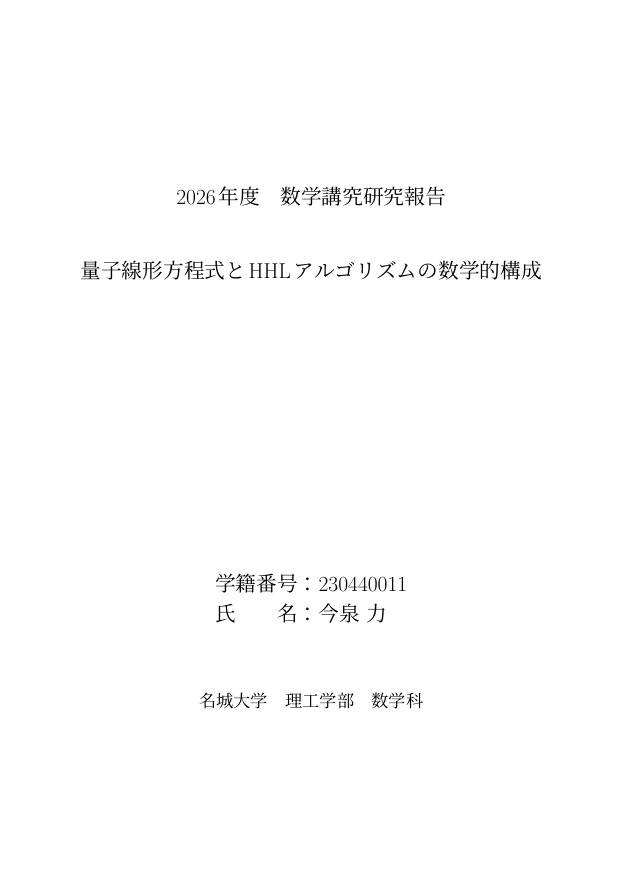
#> input picture thesis/tmp/pdfs/requirements-20260924/page-01.png, 621 x 877 px; its folder holds only this picture in this run
$ python review_pages.py
#> lines starting #> are read from the running program, lines starting #| are printed output that depends on the picture
from pathlib import Path
from PIL import Image, ImageDraw

directory = Path(__file__).resolve().parent
pages = sorted(directory.glob('page-*.png'))
for start in range(0, len(pages), 8):
    batch = pages[start:start + 8]
    sheet = Image.new('RGB', (1244, 908), 'white')
#> sheet: PIL image 1244x908 RGB; every value is 255
    draw = ImageDraw.Draw(sheet)
    for offset, page in enumerate(batch):
        with Image.open(page) as source:
#> source is the input picture: PIL image 621x877 RGB; min 0, max 255, mean 252.9
            thumbnail = source.copy()
        thumbnail.thumbnail((301, 422))
        x = (offset % 4) * 311 + 5
        y = (offset // 4) * 454 + 24
        sheet.paste(thumbnail, (x, y))
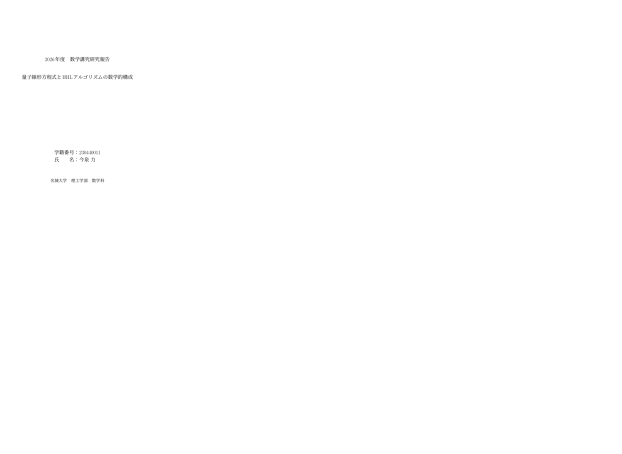
#> sheet: PIL image 1244x908 RGB (shown at 1/2 size); min 24, max 255, mean 254.8
        draw.text((x + 8, y - 18), f'PDF page {start + offset + 1}', fill='black')
    output = directory / f'overview-{start // 8 + 1}.png'
    sheet.save(output)
    print(output.name)

$ run again, on thesis/tmp/pdfs/requirements-20260924/page-05.png
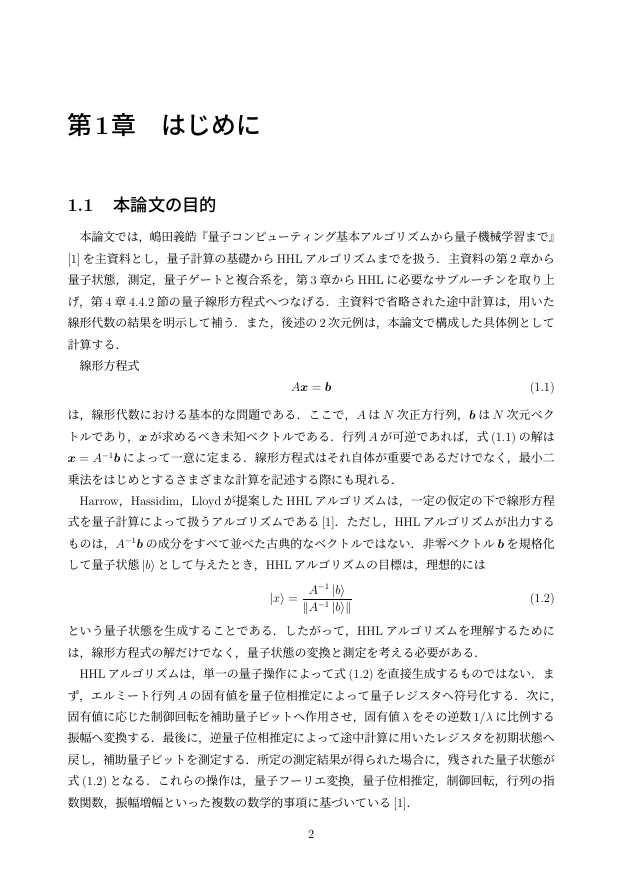
#> input picture thesis/tmp/pdfs/requirements-20260924/page-05.png, 621 x 877 px
#> source is the input picture: PIL image 621x877 RGB; min 0, max 255, mean 245.3
#> `thumbnail.thumbnail((301, 422))`:
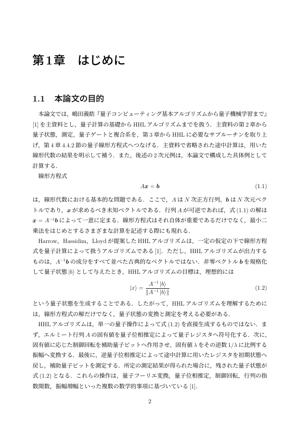
#> thumbnail: PIL image 299x422 RGB; min 0, max 255, mean 245
#> `sheet.paste(thumbnail, (x, y))`:
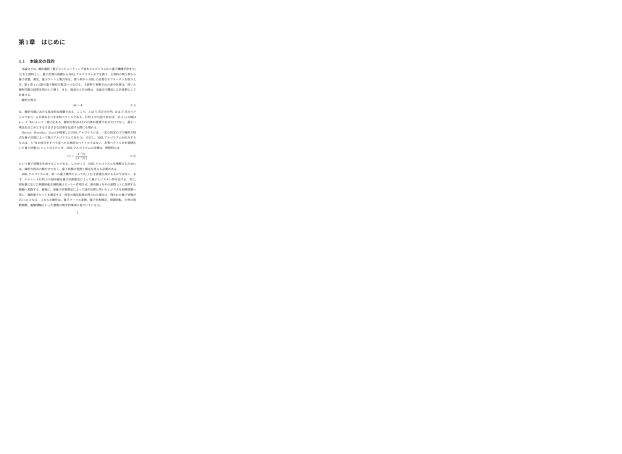
#> sheet: PIL image 1244x908 RGB (shown at 1/2 size); min 0, max 255, mean 253.9

$ run again, on thesis/tmp/pdfs/requirements-20260924/page-06.png
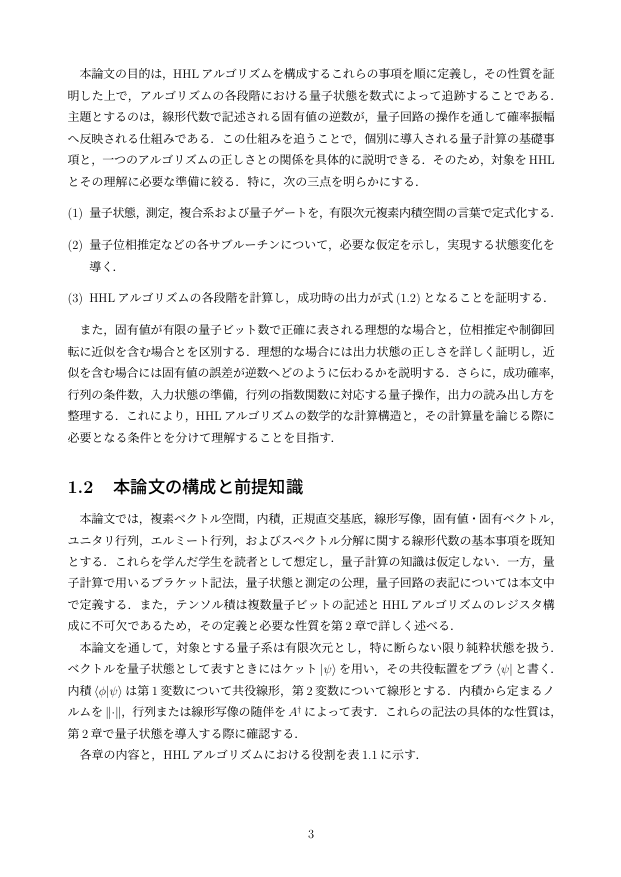
#> input picture thesis/tmp/pdfs/requirements-20260924/page-06.png, 621 x 877 px
#> source is the input picture: PIL image 621x877 RGB; min 0, max 255, mean 243.6
#> `thumbnail.thumbnail((301, 422))`:
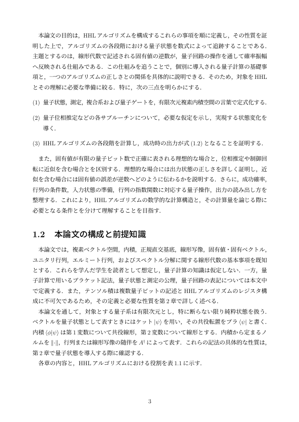
#> thumbnail: PIL image 299x422 RGB; min 0, max 255, mean 243.2
#> `sheet.paste(thumbnail, (x, y))`:
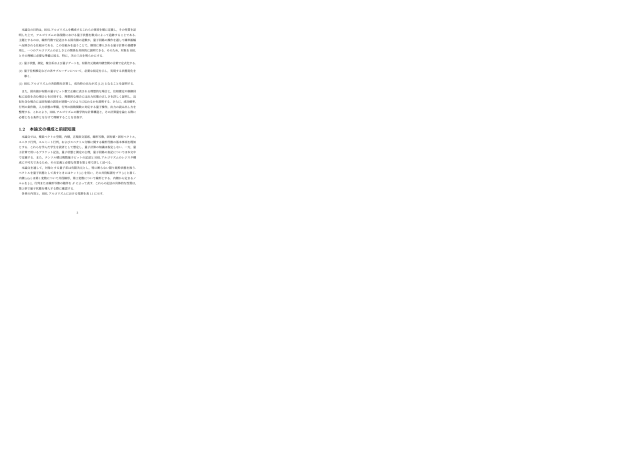
#> sheet: PIL image 1244x908 RGB (shown at 1/2 size); min 0, max 255, mean 253.7

$ run again, on thesis/tmp/pdfs/requirements-20260924/page-07.png
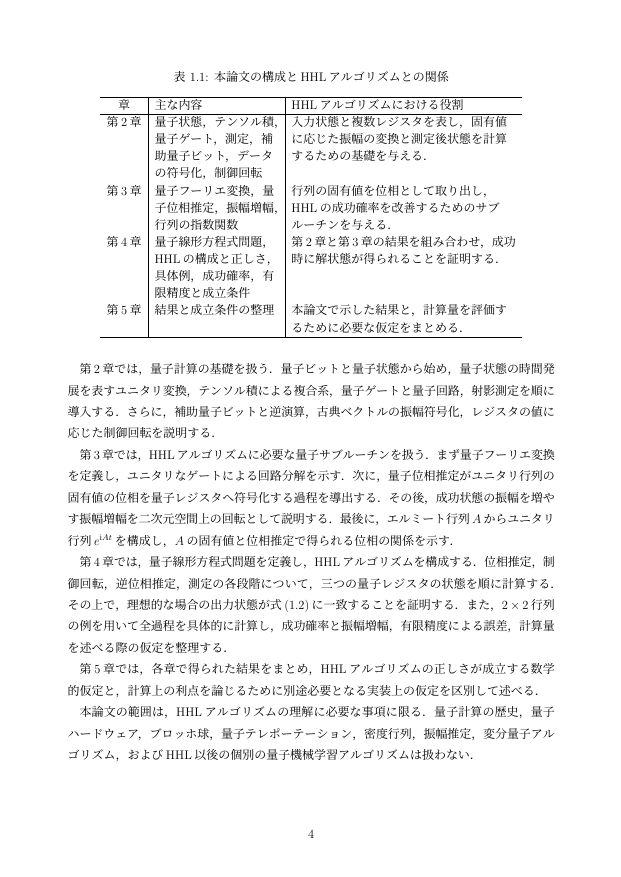
#> input picture thesis/tmp/pdfs/requirements-20260924/page-07.png, 621 x 877 px
#> source is the input picture: PIL image 621x877 RGB; min 0, max 255, mean 243.1
#> `thumbnail.thumbnail((301, 422))`:
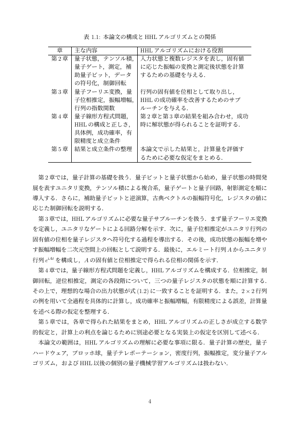
#> thumbnail: PIL image 299x422 RGB; min 80, max 255, mean 242.8
#> `sheet.paste(thumbnail, (x, y))`:
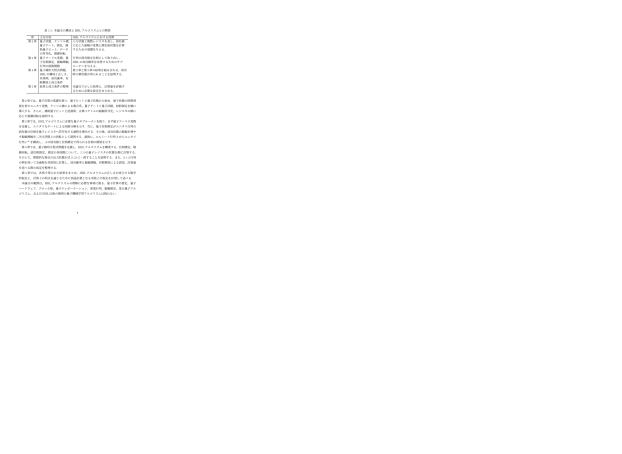
#> sheet: PIL image 1244x908 RGB (shown at 1/2 size); min 80, max 255, mean 253.6

$ run again, on thesis/tmp/pdfs/requirements-20260924/page-02.png
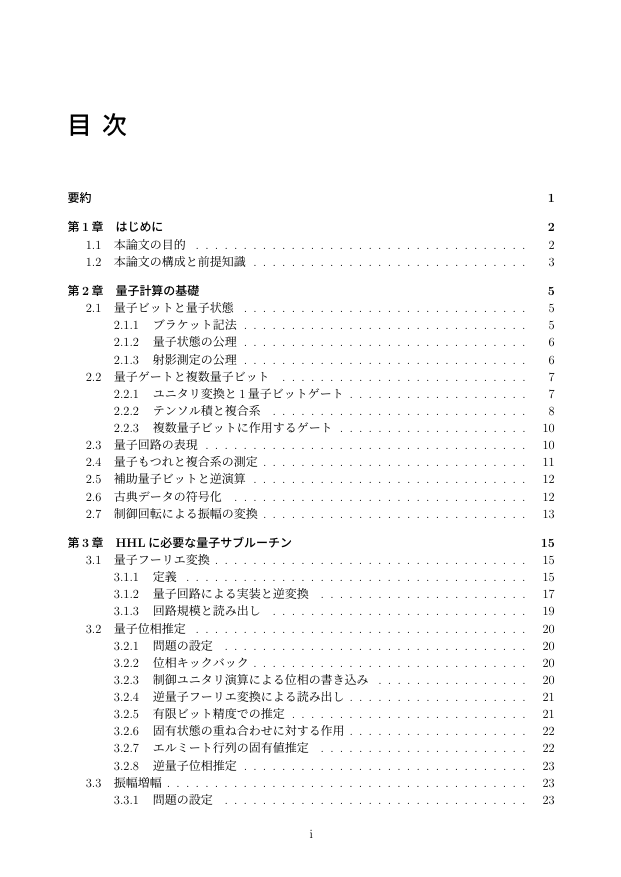
#> input picture thesis/tmp/pdfs/requirements-20260924/page-02.png, 621 x 877 px
#> source is the input picture: PIL image 621x877 RGB; min 0, max 255, mean 249.5
#> `sheet.paste(thumbnail, (x, y))`:
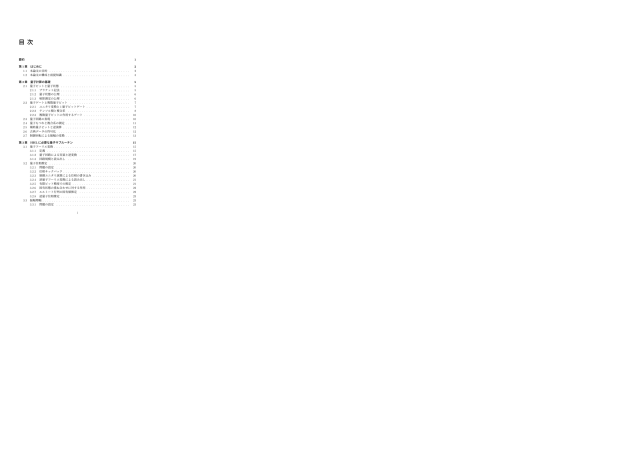
#> sheet: PIL image 1244x908 RGB (shown at 1/2 size); min 0, max 255, mean 254.4
